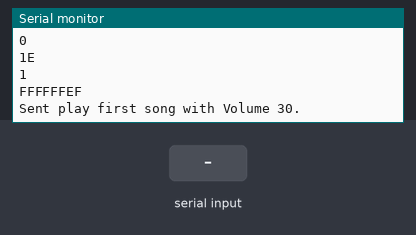
The sketch below on a simulated Arduino Uno, built with avr-gcc and run on an emulated ATmega328P. Shown: the last lines printed to the serial monitor. The inputs (shaded band) are chosen by the test bench.

Above: at 1.9 s.
2.0 s: "1\n" received over Serial
At 2.7 s:
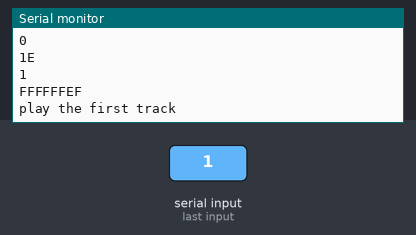
3.5 s: "2\n" received over Serial
At 3.9 s:
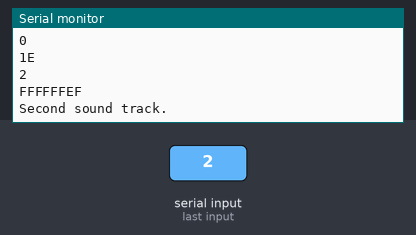
5.0 s: "3\n" received over Serial
At 6.2 s:
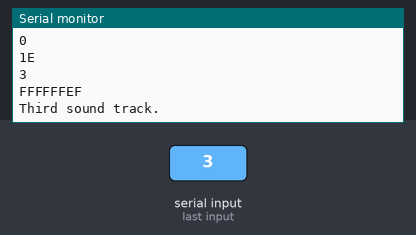
6.5 s: "4\n" received over Serial
At 7.4 s:
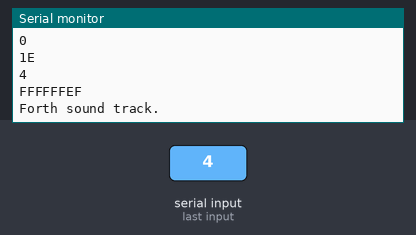
8.0 s: "ps\n" received over Serial
At 8.5 s:
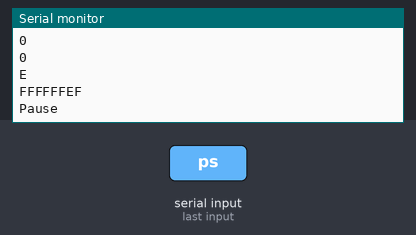
9.5 s: "pl\n" received over Serial
At 10.8 s:
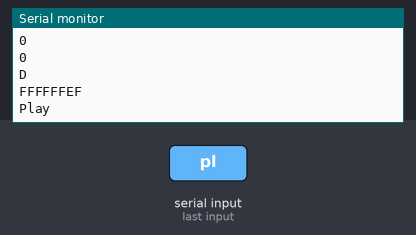
Timing chart, 0 to 12.0 s (numbered marks = the images above; inputs shaded):
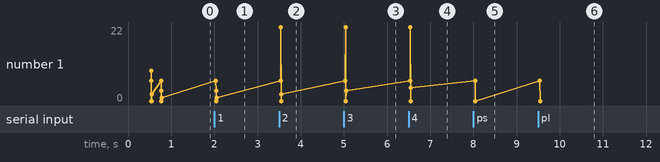

Measured:
- after the input at 2.0 s, the serial monitor: prints a new line after 0.06 s (image 1)
- after the input at 3.5 s, the serial monitor: prints a new line at once (image 2)
- after the input at 5.0 s, the serial monitor: prints a new line after 0.07 s (image 3)
- after the input at 6.5 s, the serial monitor: prints a new line after 0.05 s (image 4)
- after the input at 8.0 s, the serial monitor: prints a new line at once (image 5)
- after the input at 9.5 s, the serial monitor: prints a new line at once (image 6)
- plotted number 1: 3 → 4 after the input at 6.5 s

The sketch:

MP3PlayerAgain.ino
```cpp
#include <SoftwareSerial.h>
#define ARDUINO_RX 3//should connect to TX of the Serial MP3 Player module 3
#define ARDUINO_TX 1//connect to RX of the module 1
SoftwareSerial mySerial(ARDUINO_RX, ARDUINO_TX);
static int8_t Send_buf[8] = {0} ;

#define CMD_PLAY_W_INDEX 0X03
#define CMD_SEL_DEV 0X09
#define DEV_TF 0X02
#define CMD_PLAY_W_VOL 0X22
#define CMD_PLAY 0X0D
#define CMD_PAUSE 0X0E
#define CMD_PREVIOUS 0X02
#define CMD_NEXT 0X01
String fred = "7E FF 06 03 00 00 01 EF";
void setup()
{
    mySerial.begin(9600);
          Serial.begin(9600);
      delay(500);//Wait chip initialization is complete
      sendCommand(CMD_SEL_DEV, DEV_TF);//select the TF card
      Serial.println("Selected TF Card.");
      delay(200);//wait for 200ms
      sendCommand(CMD_PLAY_W_INDEX, 0X1E01);//play the first song with volume 30 class
      Serial.println("Sent play first song with Volume 30.");
}
String str;
void loop() {
if(Serial.available())
{
str = Serial.readStringUntil('\n');

if(str == "1")
{
  //mySerial.write (fred);
  //mySerial.write ("7E FF 06 03 00 00 01 EF");
sendCommand(CMD_PLAY_W_INDEX, 0X1E01);//play the first track
Serial.println("play the first track");
}

if(str == "2")
{
sendCommand(CMD_PLAY_W_VOL, 0X1E02);//play the second track with volume 30 class
Serial.println("Second sound track.");
}
if(str == "3")
{
sendCommand(CMD_PLAY_W_VOL, 0X1E03);//play the third track with volume 30 class
Serial.println("Third sound track.");
}
if(str == "4")
{
sendCommand(CMD_PLAY_W_VOL, 0X1E04);//play the forth track with volume 30 class
Serial.println("Forth sound track.");
}
if(str == "ps")
{
sendCommand(CMD_PAUSE, 0X0E);//pause the playing track
Serial.println("Pause");
}
if(str == "pl")
{
sendCommand(CMD_PLAY, 0X0D);//play it again
Serial.println("Play");
}
if(str == "pr")
{
sendCommand(CMD_PREVIOUS, 0X02);//play previous track
Serial.println("Playing previous track.");
}
if(str == "nx")
{
sendCommand(CMD_NEXT, 0X01);//play next track
Serial.println("Playing next track.");
}
 }
}

void sendCommand(int8_t command, int16_t dat)
{
  delay(20);
  Send_buf[0] = 0x7e; //starting byte
  Send_buf[1] = 0xff; //version
  Send_buf[2] = 0x06; //the number of bytes of the command without starting byte and ending byte
  Send_buf[3] = command; //
  Send_buf[4] = 0x00;//0x00 = no feedback, 0x01 = feedback
  Send_buf[5] = (int8_t)(dat >> 8);//datah
  Send_buf[6] = (int16_t)(dat); //datal
  Send_buf[7] = 0xef; //ending byte
  for(int8_t i=0; i<8; i++)//
  {
    mySerial.write(Send_buf[i]) ;
    Serial.println (Send_buf[i], HEX) ;
  }
}
```
